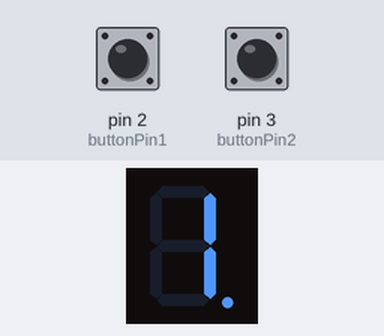
Bench run of a sketch on a simulated Arduino Uno, built with avr-gcc and run on an emulated ATmega328P. Parts: 1-digit seven-segment display. Wiring (inferred from the names in the program): 1-digit 7-segment display, segments lit when HIGH: segments pin 4, pin 5, pin 6, pin 7, pin 8, pin 9, pin 10, pin 13. Inputs (shaded band) come from the test bench; at power-on: pin 2 (buttonPin1) HIGH, pin 3 (buttonPin2) HIGH. The segment pins are drawn as the display they are named for.

Above: at 1.8 s.
1.9 s: pin 2 (buttonPin1) pulled LOW for 0.6 s
At 2.4 s:
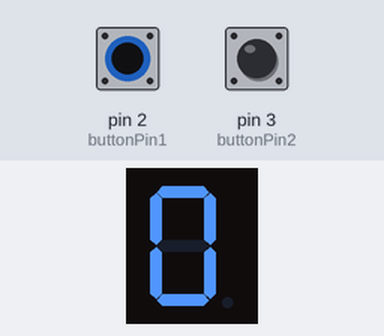
Timing chart, 0 to 4.9 s (numbered marks = the images above; inputs shaded):
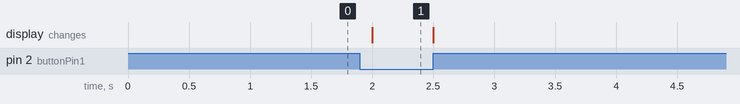

The sketch:

Arduino_Logic_Gates.ino
```cpp
/* Arduino Logic Gates */

// constants won't change. They're used here to set pin numbers:
const int buttonPin1 = 2;     // the number of the pushbutton pin
const int buttonPin2 = 3;
const int ledPin =  13;      // the number of the LED pin

// 7-Segment Pins
const int a = 4;
const int b = 5;
const int c = 6;
const int d = 7;
const int e = 8;
const int f = 9;
const int g = 10;

// variables will change:
int buttonState1 = 0;         // variable for reading the pushbutton status
int buttonState2 = 0;

void setup() {
  // initialize the LED pin as an output:
  pinMode(ledPin, OUTPUT);

  // iniatialize 7-Segment Pins as output:
  pinMode(a, OUTPUT);
  pinMode(b, OUTPUT);
  pinMode(c, OUTPUT);
  pinMode(d, OUTPUT);
  pinMode(e, OUTPUT);
  pinMode(f, OUTPUT);
  pinMode(g, OUTPUT);

  // initialize the pushbutton pin as an input:
  pinMode(buttonPin1, INPUT);
  pinMode(buttonPin2, INPUT);
}

void loop() {
  // read the state of the pushbutton value:
  buttonState1 = digitalRead(buttonPin1);
  buttonState2 = digitalRead(buttonPin2);

  // AND GATE   -> buttonState1 == HIGH && buttonState2 == HIGH
  // OR GATE    -> buttonState1 == HIGH || buttonState2 == HIGH
  // NAND GATE  -> buttonState1 == LOW && buttonState2 == LOW

  if (buttonState1 == LOW && buttonState2 == LOW || buttonState1 == HIGH && buttonState2 == HIGH) {
    // turn LED on:
    digitalWrite(ledPin, HIGH);

    // Output 1
    digitalWrite(a, LOW);
    digitalWrite(b, HIGH);
    digitalWrite(c, HIGH);
    digitalWrite(d, LOW);
    digitalWrite(e, LOW);
    digitalWrite(f, LOW);
    digitalWrite(g, LOW);
  } else {
    // turn LED off:
    digitalWrite(ledPin, LOW);

    // Output 0
    digitalWrite(a, HIGH);
    digitalWrite(b, HIGH);
    digitalWrite(c, HIGH);
    digitalWrite(d, HIGH);
    digitalWrite(e, HIGH);
    digitalWrite(f, HIGH);
    digitalWrite(g, LOW);
  }
  delay(500);
}
```

Measured:
- after the input at 1.9 s, the display: changes after 0.10 s (image 1)
